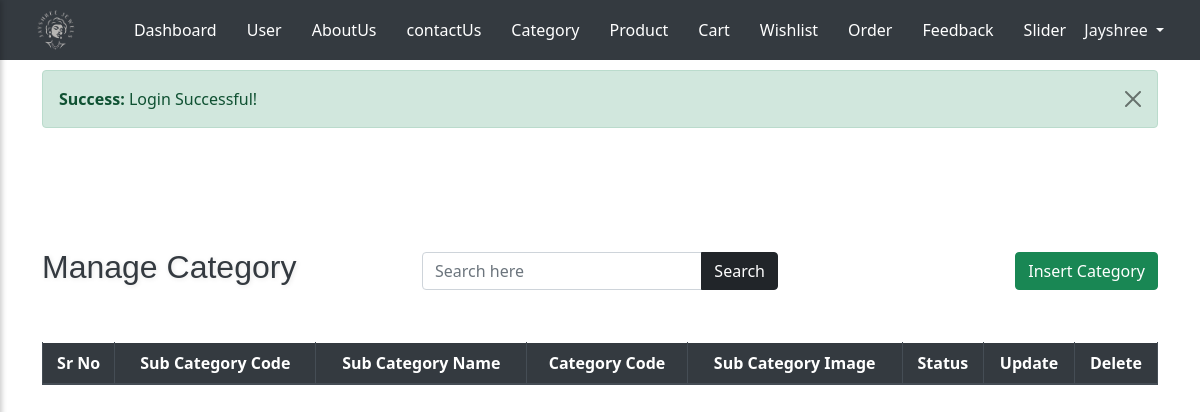
/admin/sub_category.php (signed in), run on an earlier commit of the app's database.
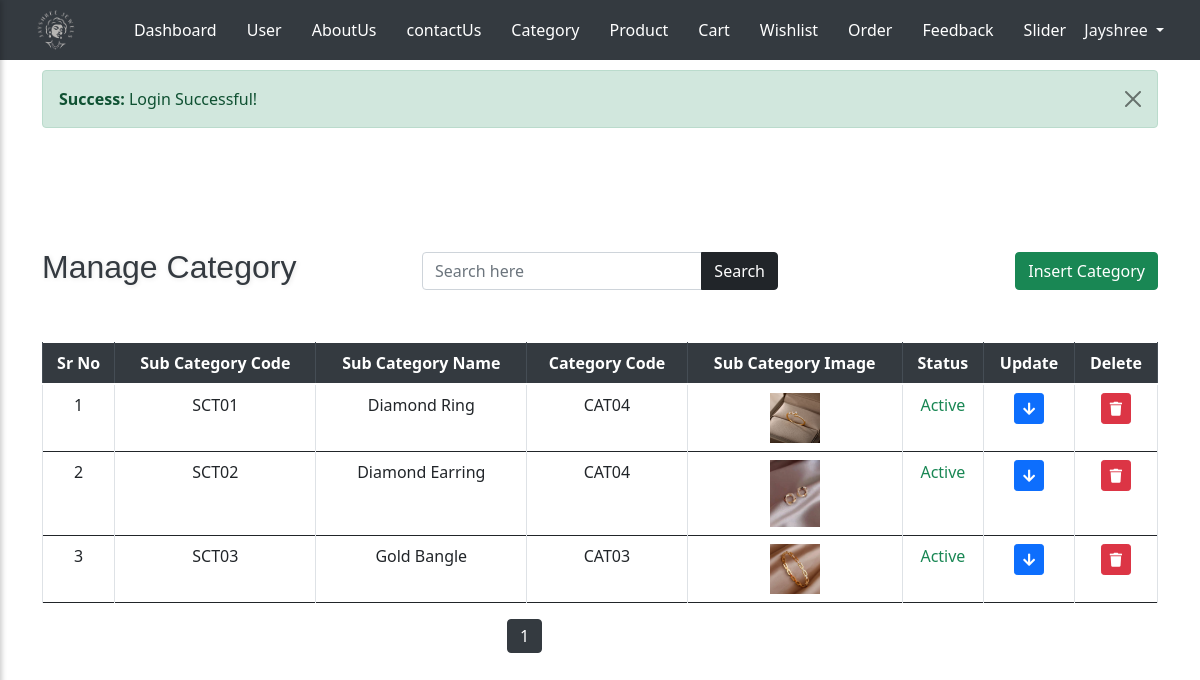
And on a later commit of the database.
### tables this page shows
CREATE TABLE `sub_category_tbl` (
  `sc_id` int(5) NOT NULL,
  `sc_code` varchar(10) NOT NULL,
  `sc_name` varchar(100) NOT NULL,
  `c_code` varchar(15) NOT NULL,
  `sc_image` varchar(255) NOT NULL,
  `sc_status` varchar(25) NOT NULL
);

### admin/sub_category.php (the view, shortened to what the changed rows need)
<?php
include_once 'header.php';
include_once '../conn.php';
?>
<div class="container mt-5 pt-2">
    <div class="row mt-5 mb-4 align-items-center">
        <div class="col-12 col-md-4 d-flex justify-content-center justify-content-md-start mb-2 mb-md-0">
            <h2 class="text-center text-md-left">Manage Category</h2>
        </div>
    </div>
    <div class="row mt-5">
        <div class="col-12">
            <div class="table-responsive">
                <table class="table table-bordered text-center align-middle">
                    <thead class="thead-dark">
                        <tr>
                            <th scope="col">Sr No</th>
                            <th scope="col">Sub Category Code</th>
                            <th scope="col">Sub Category Name</th>
                            <th scope="col">Category Code</th>
                            <th scope="col">Sub Category Image</th>
                            <th scope="col">Status</th>
                            <th scope="col">Update</th>
                            <th scope="col">Delete</th>
                        </tr>
                    </thead>
                    <?php
                    $search = isset($_GET['search']) ? $_GET['search'] : '';
                    $search_query = '';
                    $q = "SELECT * FROM sub_category_tbl $search_query";
                    $result = mysqli_query($con, $q);
                    $total_records = mysqli_num_rows($result);
                    $records_per_page = 3;
                    $total_pages = ceil($total_records / $records_per_page);
                    $page = isset($_GET['page']) ? $_GET['page'] : 1;
                    $start_from = ($page - 1) * $records_per_page;
                    $q = "SELECT * FROM sub_category_tbl $search_query LIMIT $start_from, $records_per_page";
                    $result = mysqli_query($con, $q);
                    while ($r = mysqli_fetch_assoc($result)) {
                        ?>
                        <tr>
                            <td><?php echo $r['sc_id']; ?></td>
                            <td><?php echo $r['sc_code']; ?></td>
                            <td><?php echo $r['sc_name']; ?></td>
                            <td><?php echo $r['c_code']; ?></td>
                            <td><img src="<?php echo
                                $r['sc_image']; ?>" alt="<?php echo $r['sc_name']; ?>" width="50"></td>
                            <td><span class="status-text
                                <?php
                                echo ($r['sc_status'] === 'Deleted') ? 'text-danger' :
                                    (($r['sc_status'] === 'Inactive') ? 'text-primary' : 'text-success');
                                ?>">
                                    <?php echo $r['sc_status']; ?>
                                </span>
                            </td>
                            <td><button class="btn btn-primary btn-sm update-btn"
                                    data-target-update="#updateRow<?php echo $r['sc_id']; ?>"><i
                                        class="fas fa-arrow-down "></button></td>
                            <td>
                                <form method="POST" action="">
                                    <button type="submit" name="delete" class="btn btn-danger btn-sm"
                                        onclick="return confirm('Are you sure you want to delete this record?');">
                                        <i class="fas fa-trash"></i>
                                    </button>
                                </form>
                            </td>
                        </tr>
                        <?php
                    }
                    ?>
                </table>
            </div>
        </div>
        <div class="row">
            <nav class="col-md-2">
                <ul class="pagination">
                    <?php
                    for ($i = 1; $i <= $total_pages; $i++) {
                        echo "<li class='page-item " . ($i == $page ? 'active' : '') . "'><a class='page-link' href='?page=" . $i . "&search=" . $search . "'>" . $i . "</a></li>";
                    }
                    ?>
                </ul>
            </nav>
        </div>
    </div>
</div>
</body>
</html>

What changed in the data, as far as the page shows it:
added sub_category_tbl: sc_id "1", sc_code "SCT01", sc_name "Diamond Ring", c_code "CAT04", sc_image (picture), sc_status "Active"
added sub_category_tbl: sc_id "2", sc_code "SCT02", sc_name "Diamond Earring", c_code "CAT04", sc_image (picture), sc_status "Active"
added sub_category_tbl: sc_id "3", sc_code "SCT03", sc_name "Gold Bangle", c_code "CAT03", sc_image (picture), sc_status "Active"
Also different on the page:
new list line: "1"
